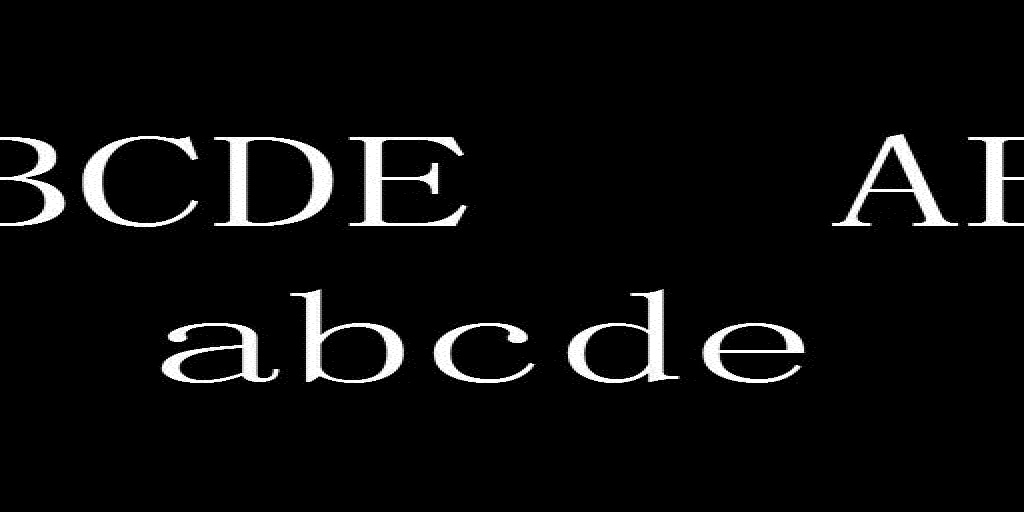
%> input picture cylindrical hologram/pic/abcde1024512.jpg, 1024 x 512 px
$ octave test_for_nonuniform.m   (GNU Octave 9; MATLAB toolbox functions it lacks are replaced by stand-ins)
%> lines starting %> are read from the running program, lines starting %| are printed output that depends on the picture
### cylindrical hologram/nu_helicald3.m
function [output]=nu_helicald3(input,x_out,y_out,iflag,eps,dh,lamda,r,R)

[mm,nn]=size(input);
nj=mm*nn;
%dtheta=2*pi/nn;
k=2*pi/lamda;

dfh=1/dh/mm;
%h=zeros(mm,nn);
%theta=zeros(mm,nn);
for ii=1:mm
    for jj=1:nn
        kh(ii,jj)=2*pi*dfh*(ii-mm/2-0.5);
        kr(ii,jj)=sqrt(k^2-kh(ii,jj)^2);
    end
end

H1=besselh(1,1,(kr.*R));
H2=besselh(1,1,(kr.*r));
T=H1./H2;

xmax=max(max(x_out));
x_out_tmp=2*pi*(x_out+xmax)/(2*xmax)-pi;
ymax=max(max(y_out));
y_out_tmp=2*pi*(y_out+ymax)/(2*ymax)-pi;

%input = fftshift(fft2(fftshift(input)));
[input,ier]=nufft2d1(nj,y_out_tmp,x_out_tmp,input,iflag,eps,mm,nn);
input = input.*T;
y_out_tmp=fliplr(y_out_tmp);
 [output_tmp,ier]=nufft2d2(nj,y_out_tmp,x_out_tmp,iflag,eps,mm,nn,input);
 for jj=1:nn
     for ii=1:mm
         output(ii,jj)=output_tmp(mm*(jj-1)+ii,1);
     end
 end
%output = fftshift(ifft2(fftshift(input)));
output=rot90(output,2);

### cylindrical hologram/nufft2d1.m
function [fk,ier]=nufft2d1(nj,xj,yj,cj,iflag,eps,ms,mt)
%NUFFT2D1: Nonuniform FFT in R^2 - Type 1.
%
%  [FK,IER] = NUFFT2D1(NJ,XJ,YJ,CJ,IFLAG,EPS,MS,MT);
%
%                  1  nj
%     fk(k1,k2) = -- SUM cj(j) exp(+/-i k1 xj(j)) exp(+/-i k2 yj(j))
%                 nj j=1
%
%     for -ms/2 <= k1 <= (ms-1)/2, -mt/2 <= k2 <= (mt-1)/2
%
%     If (iflag .ge.0) the + sign is used in the exponential.
%     If (iflag .lt.0) the - sign is used in the exponential.
%
%  Input parameters:
%
%     nj     number of sources   (integer)
%     xj,yj  location of sources (real *8)
%
%            on interval [-pi,pi].
%
%     cj     strengths of sources (complex *16)
%     iflag  determines sign of FFT (see above)
%     eps    precision request  (between 1.0e-15 and 1.0e-1)
%     ms     number of Fourier modes computed (-ms/2 to (ms-1)/2 )
%     mt     number of Fourier modes computed (-mt/2 to (mt-1)/2 )
%
%  Output parameters:
%
%     fk     Fourier transform values (complex *16)
%     ier    error return code
%            ier = 0  => normal execution.
%            ier = 1  => precision eps requested is out of range.
%
%

fk=zeros(ms,mt)+1i*zeros(ms,mt);
ier=0;

mex_id_ = 'nufft2d1f90(i int[x], i double[], i double[], i dcomplex[], i int[x], i double[x], i int[x], i int[x], io dcomplex[], io int[x])';
[fk, ier] = nufft2d(mex_id_, nj, xj, yj, cj, iflag, eps, ms, mt, fk, ier, 1, 1, 1, 1, 1, 1);

### cylindrical hologram/test_for_nonuniform.m
% test for nonuniform

clear; clc;
img0=double(rgb2gray(imread('pic\abcde1024512.jpg')));
%> img0: size 512x1024 double; min 0, max 255, mean 12.6
%img0=double_img(img0);
[mm,nn]=size(img0);
%> mm = 512; nn = 1024
for ii=1:mm
    for jj=1:nn
        %if img0(ii,jj)<50;
        %    img0(ii,jj)=10;
        %end
    end
end
r=zeros(size(img0));
% [15 lines of commented-out code are left out]
for ii=1:mm
    for jj=1:nn
        r(ii,jj)=0.3-0.15*jj/1024;
    end
end
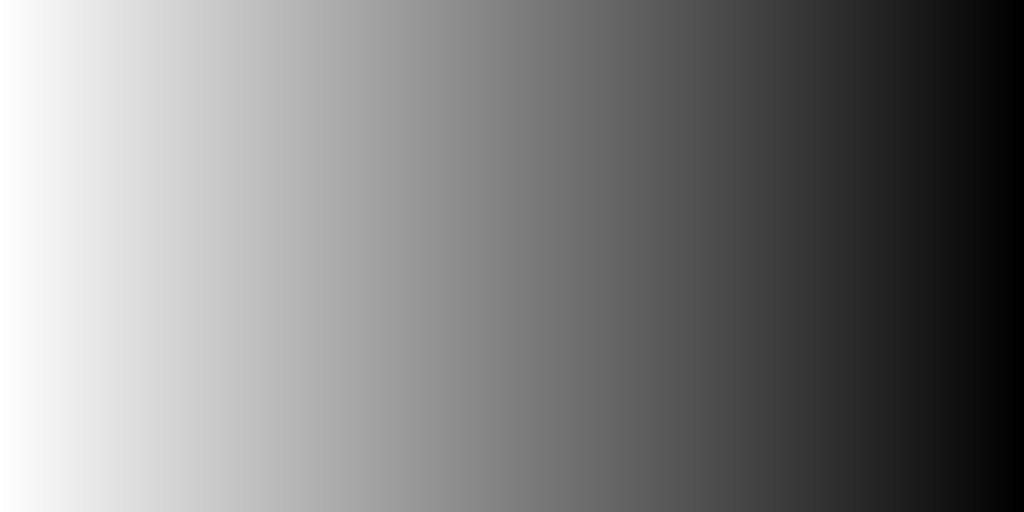
%> r: size 512x1024 double; min 0.15, max 0.3, mean 0.225; drawn with min black and max white

%img=[img,zeros(size(img))];
lamda=5.32e-7;
dh=0.01/mm;
%> dh = 1.95e-05
dtheta=2*pi/(nn-1);
%> dtheta = 0.00614
WRP=0.32;
R=1;

rmax=max(max(r));
%> rmax = 0.3
a=1./sqrt((WRP-r)./(WRP-rmax));

for ii=1:mm
    for jj=1:nn
      robj(ii,jj)=dtheta*(jj-1-ceil(nn/2));
      hobj(ii,jj)=a(ii,jj)*dh*(ii-1-ceil(mm/2));
      img0(ii,jj)=img0(ii,jj)*a(ii,jj);
    end
end
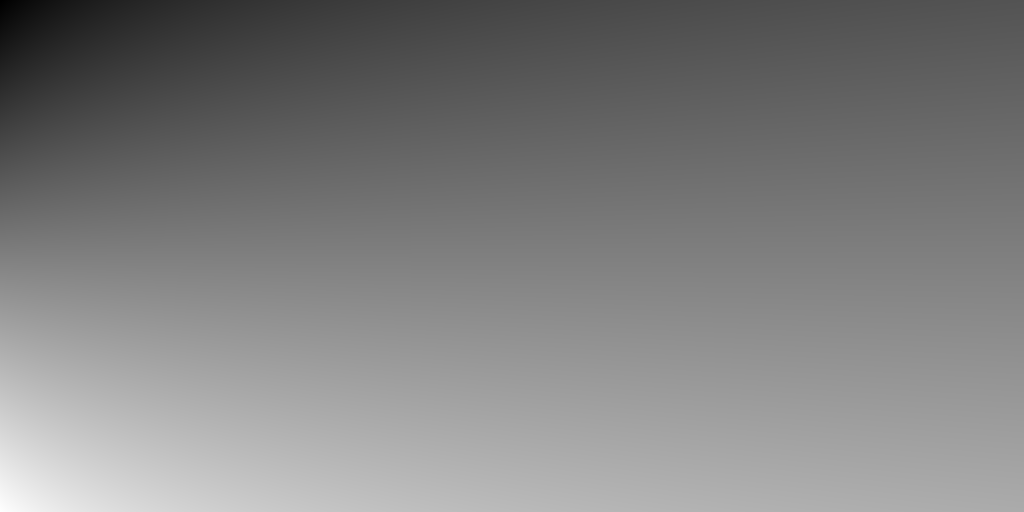
%> hobj: size 512x1024 double; min -0.005, max 0.00498, mean -5e-06; drawn with min black and max white
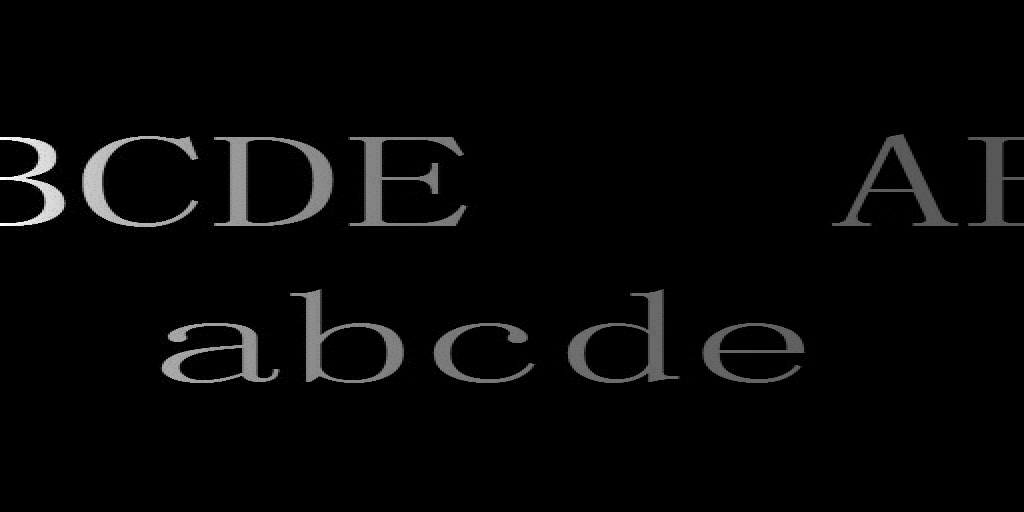
%> img0: size 512x1024 double; min 0, max 255, mean 6.7
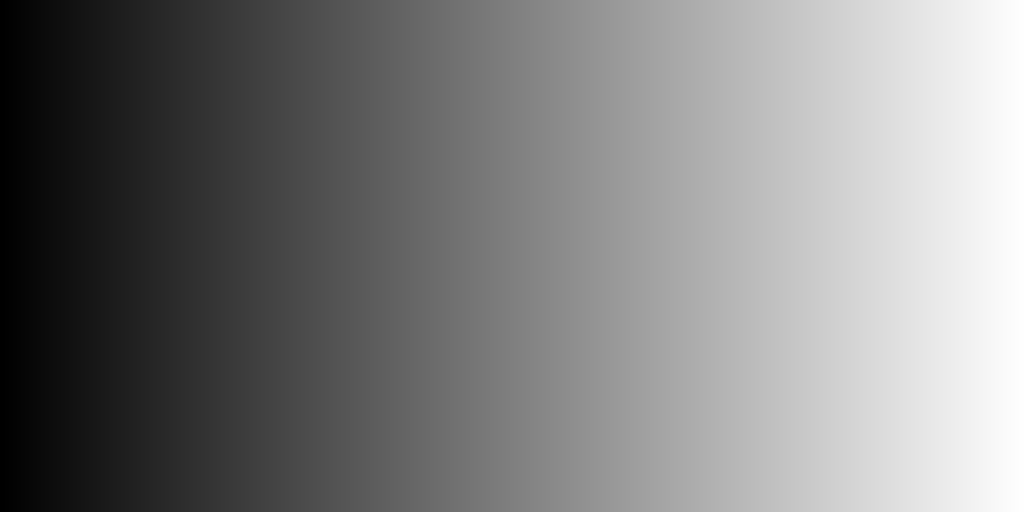
%> robj: size 512x1024 double; min -3.14, max 3.14, mean -0.00307; drawn with min black and max white
img0_phi=0*pi*rand(size(img0));
img=img0.*exp(1i.*img0_phi);
%img=fliplr(flipud(img));

eps=1e-12;
iflag=-1;
% [4 lines of commented-out code are left out]
tic
[obj]=nu_helicald3(img,robj,hobj,iflag,eps,dh,lamda,rmax,WRP);
%> after the loop in nu_helicald3, `for ii=1:mm`:
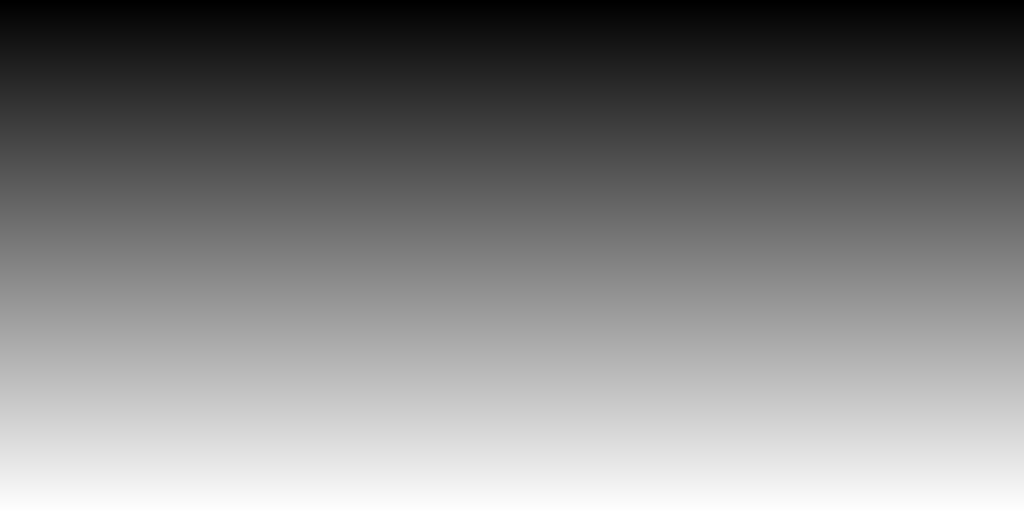
%> kh: size 512x1024 double; min -160535.4, max 160535.4, mean 0; drawn with min black and max white
%> after the loop in nu_helicald3, `for ii=1:mm`:
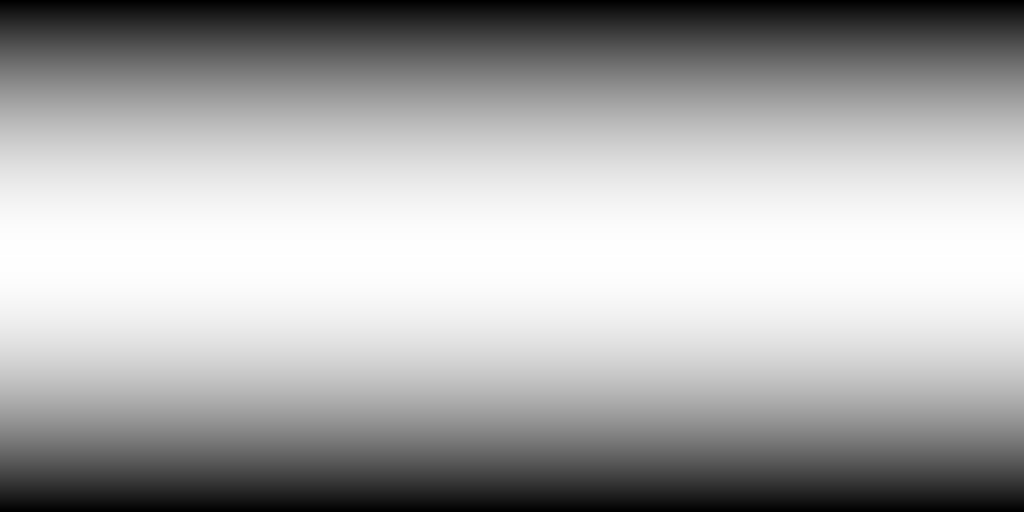
%> kr: size 512x1024 double; min 11809407.6, max 11810498.7, mean 11810133.6; drawn with min black and max white
%> in nu_helicald3, `xmax=max(max(x_out));`: xmax = 3.14
%> in nu_helicald3, `ymax=max(max(y_out));`: ymax = 0.00498
%> the run ends on the next line

$ run again, with cylindrical hologram/pic/abcde512.jpg copied over cylindrical hologram/pic/abcde1024512.jpg
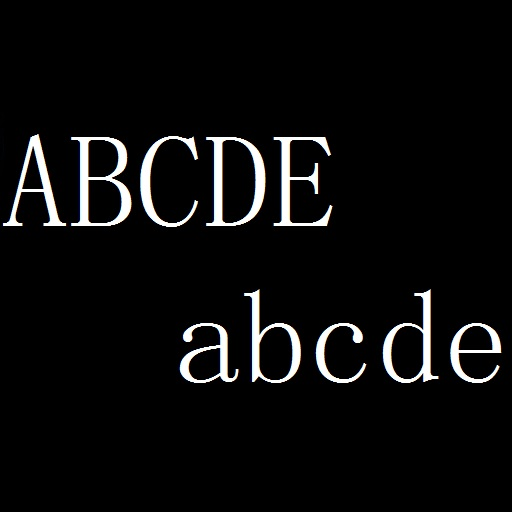
%> input picture cylindrical hologram/pic/abcde512.jpg, 512 x 512 px
%> after the loop `for ii=1:mm`:
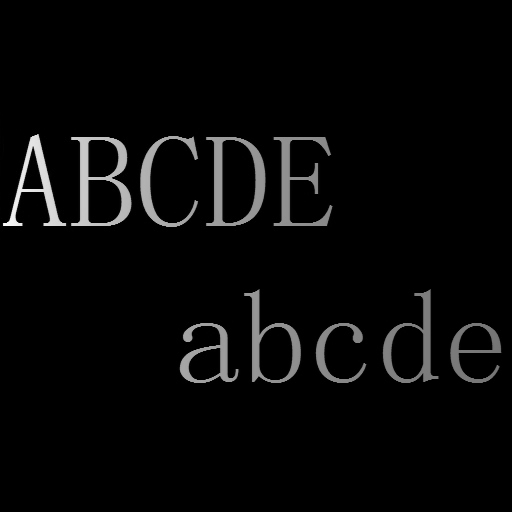
%> img0: size 512x512 double; min 0, max 250.4, mean 8
%> xmax = 3.14
%> ymax = 0.00498

$ run again, with cylindrical hologram/pic/A128.jpg copied over cylindrical hologram/pic/abcde1024512.jpg
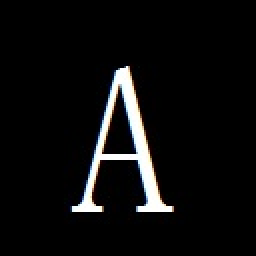
%> input picture cylindrical hologram/pic/A128.jpg, 128 x 128 px (shown 2 times larger)
%> after the loop `for ii=1:mm`:
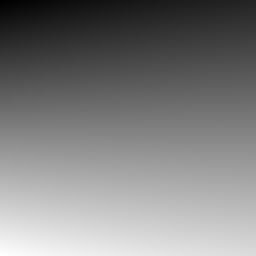
%> hobj: size 128x128 double (shown 2 times larger); min -0.005, max 0.00492, mean -3.27e-05; drawn with min black and max white
%> after the loop `for ii=1:mm`:
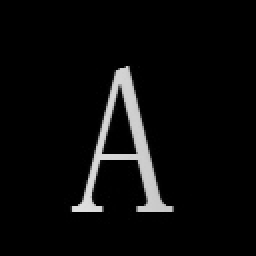
%> img0: size 128x128 double (shown 2 times larger); min 0, max 224.8, mean 11.3
%> xmax = 3.12
%> ymax = 0.00492
